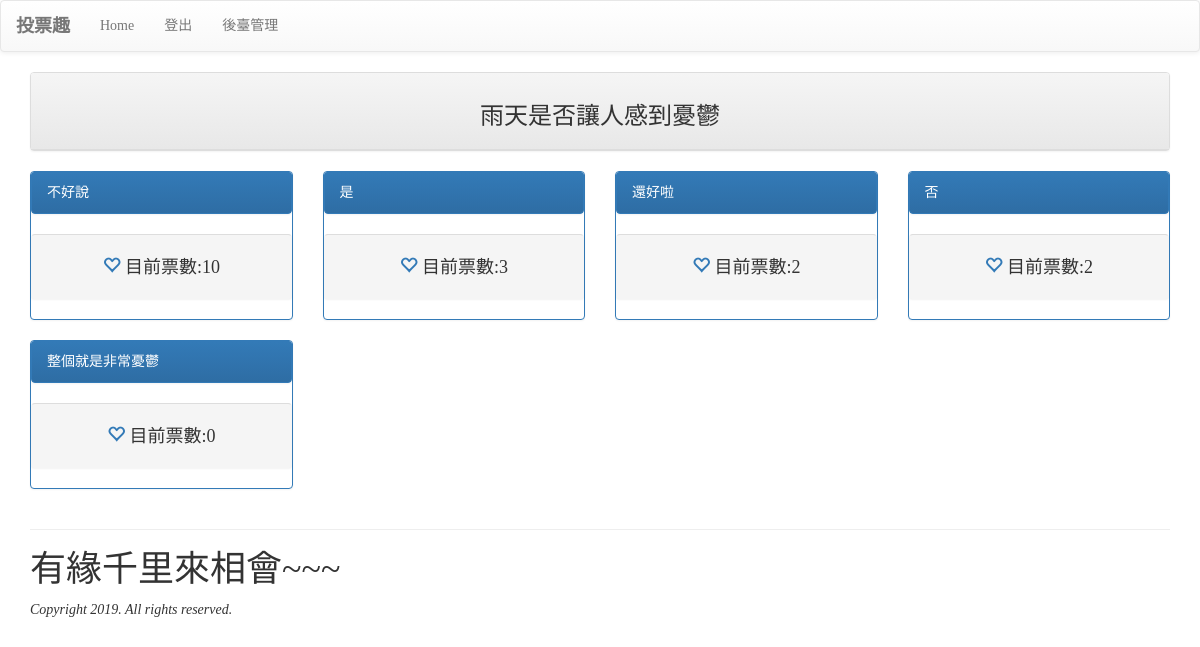
The page /poll/1 (signed in) on the database as committed earlier.
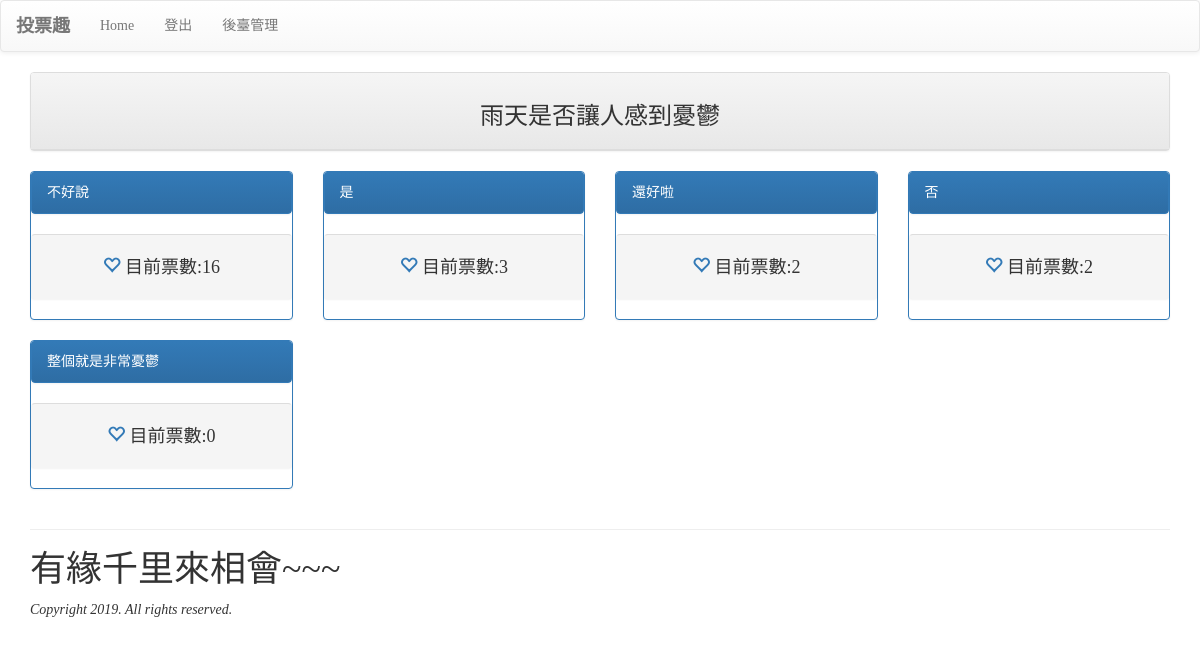
The same page on the database as committed later.
### mysite/models.py (models this page shows, shortened)
class PollItem(models.Model):
    poll = models.ForeignKey(Poll, on_delete=models.CASCADE)
    name = models.CharField(max_length=200, null=False)
    image_url = models.CharField(max_length=200, null=True, blank=True)
    vote = models.PositiveIntegerField(default=0)

### mysite/views.py (the view)
# urls.py: path('poll/<int:pollid>', views.poll, name='poll-url'),
@login_required
def poll(request, pollid):
    try:
        poll = models.Poll.objects.get(id = pollid)
    except:
        poll = None
    if poll is not None:
        pollitems = models.PollItem.objects.filter(poll=poll).order_by('-vote')
    return render(request, 'poll.html', locals())

### mysite/templates/poll.html (shortened to what this page needs)
{% extends 'base.html' %}
{% block content %}
<div class='container'>
<div class='row'>
	<div class='col-md-12'>
		<div class='panel panel-default'>
			<div class='panel-heading' align=center>
			    <h3>{{ poll.name }}</h3>
			</div>
		</div>
	</div>
</div>
{% for pollitem in pollitems %}
    {% cycle "<div class='row'>" "" "" "" %}
    <div class='col-sm-3'>
        <div class='panel panel-primary'>
            <div class='panel panel-heading'>
                {{ pollitem.name }}
            </div>
            <div class='panel panel-footer' align=center>
                <h4>
                <a href='/vote/{{poll.id}}/{{pollitem.id}}' title='投票'>
                    <span class='glyphicon glyphicon-heart-empty'></span>
                </a>
                目前票數:{{ pollitem.vote }}
                </h4>
            </div>
        </div>
    </div>
    {% cycle "" "" "" "</div>" %}
{% endfor %}
</div>
{% endblock %}

Rows that differ between the two databases and show on the page:
changed PollItem "不好說": vote "10" → "16"
